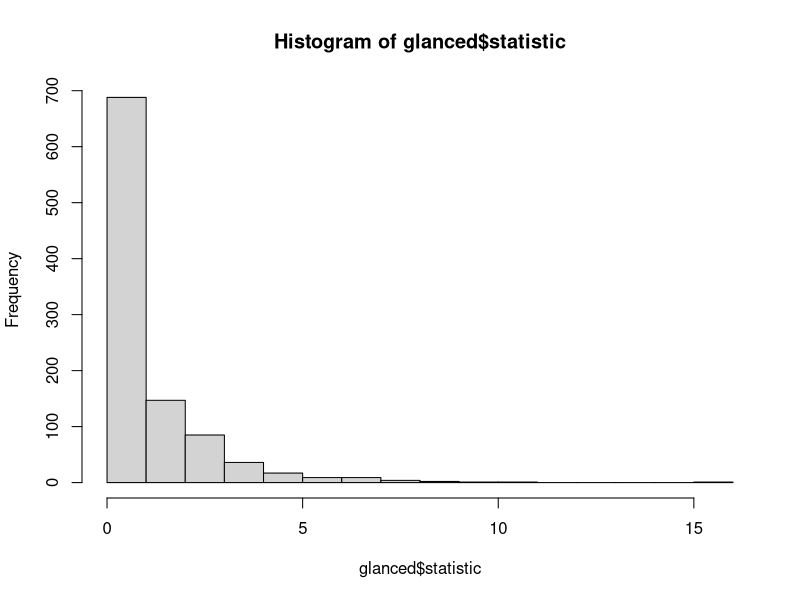
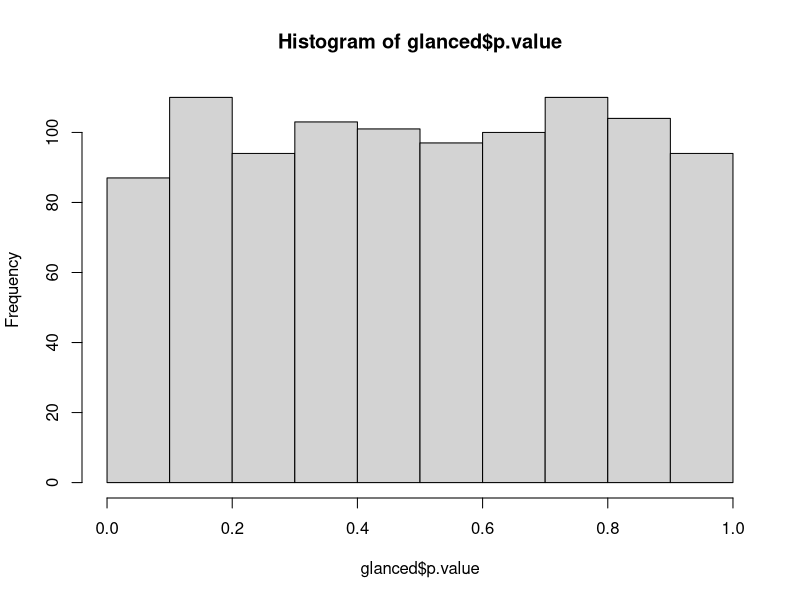

Write R code to recreate these figures, in order.
library(modelr)


### Name: permute
### Title: Generate 'n' permutation replicates.
### Aliases: permute permute_

### ** Examples


library(purrr)
perms <- permute(mtcars,  1000, mpg)

models <- map(perms$perm, ~ lm(mpg ~ wt, data = .))
glanced <- map_df(models, broom::glance, .id = "id")

# distribution of null permutation statistics
hist(glanced$statistic)
# confirm these are roughly uniform p-values
hist(glanced$p.value)

# test against the unpermuted model to get a permutation p-value
mod <- lm(mpg ~ wt, mtcars)
mean(glanced$statistic > broom::glance(mod)$statistic)
